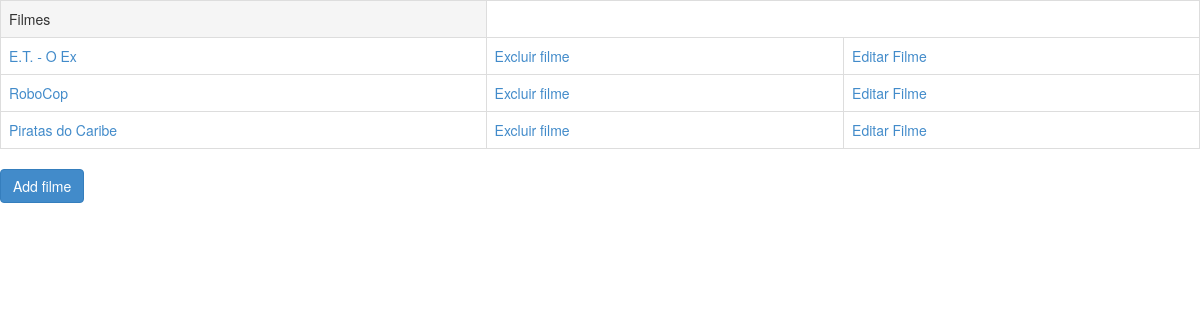
The page / on the database its author committed.
### tables this page shows
CREATE TABLE `filmes` (
`id_filmes` int(11) NOT NULL,
  `nome` varchar(50) NOT NULL,
  `diretor` varchar(11) NOT NULL,
  `genero` varchar(11) NOT NULL
);

### index.php (the view, shortened to what this page needs)
<?php
$conexao = mysql_connect("localhost", "root2", "root2");
$select = "select * from filmes";
$result = mysql_query($select, $conexao);
?>
<!DOCTYPE html PUBLIC "-//W3C//DTD XHTML 1.0 Transitional//EN" "http://www.w3.org/TR/xhtml1/DTD/xhtml1-transitional.dtd">
<html xmlns="http://www.w3.org/1999/xhtml">
<head>
<link href="bootstrap-3.1.1-dist/css/bootstrap.min.css" rel="stylesheet" type="text/css" />
</head>
<body>
<table class="table table-bordered table-hover">
	<tr><td>Filmes</td></tr>
<?php
	while ($escrever = mysql_fetch_array($result)) {
		echo '<tr><td><a href="info.php?id='.$escrever['id_filmes'].'">'.$escrever['nome'].'</td></a></td><td><a href="excluirfilme.php?id='.$escrever['id_filmes'].'">Excluir filme</a></td>';
		echo '<td><a href="editarfilme.php?id='.$escrever['id_filmes'].'">Editar Filme</a></td></tr>';
	}
?>
</table>
<a href="inserirfilme.php"><button class="btn btn-primary" type="button">Add filme</button></a>
</body>
</html>

### rows shown on the page
filmes: nome "E.T. - O Ex"
filmes: nome "RoboCop"
filmes: nome "Piratas do Caribe"
